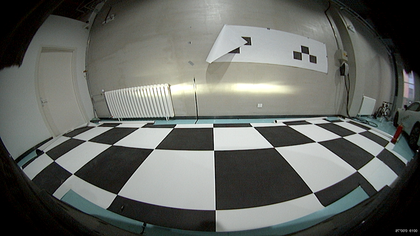
%> input picture autoCalib/img/20200108/front0.png, 420 x 236 px, shrunk from 1280 x 720 before the run
$ octave demo.m   (GNU Octave 9; MATLAB toolbox functions it lacks are replaced by stand-ins)
%> lines starting %> are read from the running program, lines starting %| are printed output that depends on the picture
### autoCalib/matching/findCorners.m
% Copyright 2012. All rights reserved.
% Author: Andreas Geiger
%         Institute of Measurement and Control Systems (MRT)
%         Karlsruhe Institute of Technology (KIT), Germany

% This is free software; you can redistribute it and/or modify it under the
% terms of the GNU General Public License as published by the Free Software
% Foundation; either version 3 of the License, or any later version.

% This software is distributed in the hope that it will be useful, but WITHOUT ANY
% WARRANTY; without even the implied warranty of MERCHANTABILITY or FITNESS FOR A
% PARTICULAR PURPOSE. See the GNU General Public License for more details.

% You should have received a copy of the GNU General Public License along with
% this software; if not, write to the Free Software Foundation, Inc., 51 Franklin
% Street, Fifth Floor, Boston, MA 02110-1301, USA

function corners = findCorners(img,tau,refine_corners)


%default = 3;
nms_wid_size = 3;%default 3
nms_tau = 0.08; %default 0.025


% convert to double grayscale image
img = im2double(img);
if length(size(img))==3
  img = rgb2gray(img);
end

% 3 scales
radius(1) = 4;
radius(2) = 8;
radius(3) = 12;
% radius(4) = 2;

% sobel masks
du = [-1 0 1; -1 0 1; -1 0 1];
%ste: x gradient
dv = du';
%ste: y gradient
% compute image derivatives (for principal axes estimation)
img_du     = conv2(double(img),du,'same');
%ste:  gradient in x orientation
img_dv     = conv2(double(img),dv,'same');
%ste:  gradient in y orientation
img_angle  = atan2(img_dv,img_du);
% ste:  grandiet orientation

img_weight = sqrt(img_du.^2+img_dv.^2);
%ste:   gradient weight

% correct angle to lie in between [0,pi]
img_angle(img_angle<0)  = img_angle(img_angle<0)+pi;
img_angle(img_angle>pi) = img_angle(img_angle>pi)-pi;

% scale input image
img     = double(img);
img_min = min(img(:));
img_max = max(img(:));
img     = (img-img_min)/(img_max-img_min);

% template properties
template_props = [0 pi/2 radius(1); pi/4 -pi/4 radius(1); 0 pi/2 radius(2); pi/4 -pi/4 radius(2); 0 pi/2 radius(3); pi/4 -pi/4 radius(3)];

disp('Filtering ...');

% filter image
img_corners = zeros(size(img,1),size(img,2));
for template_class=1:size(template_props,1)

  % create correlation template
  template = createCorrelationPatch(template_props(template_class,1),template_props(template_class,2),template_props(template_class,3));
  %获得3种不同尺寸，2种不同类型共六种卷积核组；a1,a2,b1,b2分别对应同种卷积核不同涂黑区域的四种卷积核，矩形或者是三角形。

  % filter image according with current template
  img_corners_a1 = conv2(img,template.a1,'same');
  img_corners_a2 = conv2(img,template.a2,'same');
  img_corners_b1 = conv2(img,template.b1,'same');
  img_corners_b2 = conv2(img,template.b2,'same');

  % compute mean
  img_corners_mu = (img_corners_a1+img_corners_a2+img_corners_b1+img_corners_b2)/4;

  % case 1: a=white, b=black
  img_corners_a = min(img_corners_a1-img_corners_mu,img_corners_a2-img_corners_mu);
  img_corners_b = min(img_corners_mu-img_corners_b1,img_corners_mu-img_corners_b2);
  img_corners_1 = min(img_corners_a,img_corners_b);
  %对应于 s1


  % case 2: b=white, a=black
  img_corners_a = min(img_corners_mu-img_corners_a1,img_corners_mu-img_corners_a2);
  img_corners_b = min(img_corners_b1-img_corners_mu,img_corners_b2-img_corners_mu);
  img_corners_2 = min(img_corners_a,img_corners_b);
  %对应于s2

  % update corner map
  img_corners = max(img_corners,img_corners_1);
  img_corners = max(img_corners,img_corners_2);
end


% extract corner candidates via non maximum suppression
%corners.p = nonMaximumSuppression(img_corners,3,0.025,5);
corners.p = nonMaximumSuppression(img_corners,nms_wid_size,nms_tau,5);
%ste:   第二个参数a，指(2a+1)×(2a+1) 的范围内只能有一个最大的角点
%ste:   返回角点的坐标，n×2矩阵

disp('Refining ...');

% subpixel refinement
if refine_corners
  corners = refineCorners(img_du,img_dv,img_angle,img_weight,corners,10);
end

% remove corners without edges
idx = corners.v1(:,1)==0 & corners.v1(:,2)==0;
corners.p(idx,:)  = [];
corners.v1(idx,:) = [];
corners.v2(idx,:) = [];

disp('Scoring ...');

% score corners
corners = scoreCorners(img,img_angle,img_weight,corners,radius);

% remove low scoring corners
idx = corners.score<tau;
corners.p(idx,:)     = [];
corners.v1(idx,:)    = [];
corners.v2(idx,:)    = [];
corners.score(idx) = [];

% make v1(:,1)+v1(:,2) positive (=> comparable to c++ code)
idx = corners.v1(:,1)+corners.v1(:,2)<0;
corners.v1(idx,:) = -corners.v1(idx,:);

% make all coordinate systems right-handed (reduces matching ambiguities from 8 to 4)
corners_n1 = [corners.v1(:,2) -corners.v1(:,1)];
flip       = -sign(corners_n1(:,1).*corners.v2(:,1)+corners_n1(:,2).*corners.v2(:,2));
corners.v2 = corners.v2.*(flip*ones(1,2));

% convert to 0-based index
corners.p = corners.p-1;

### autoCalib/demo.m
clear variables; dbstop error; close all;
disp('================================');

addpath('matching');
tau = 0.08;
%default 0.01
%pred_factor
%

% I = imread('front0.jpg');

I = imread('img/20200108/front0.png');
%> I is the input picture: size 236x420x3 uint8; mean R, G, B 99.8, 102.6, 97.8
figure; imshow(uint8(I));
impixelinfo;
hold on;
corners = findCorners(I,tau,1);
%> in findCorners, `img = rgb2gray(img);`:
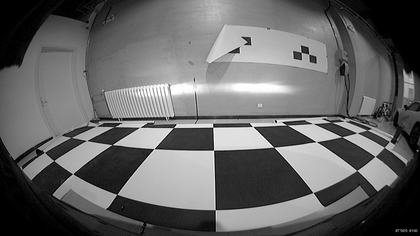
%> img: size 236x420 double; min 0, max 1, mean 0.397
%> in findCorners, `img_du     = conv2(double(img),du,'same');`:
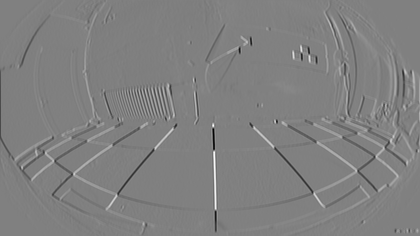
%> img_du: size 236x420 double; min -2.75, max 2.7, mean 0.000379; drawn with min black and max white
%> in findCorners, `img_dv     = conv2(double(img),dv,'same');`:
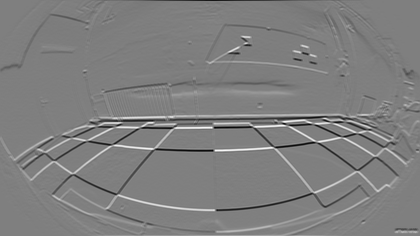
%> img_dv: size 236x420 double; min -2.54, max 2.54, mean 0.00133; drawn with min black and max white
%> in findCorners, `img_angle  = atan2(img_dv,img_du);`:
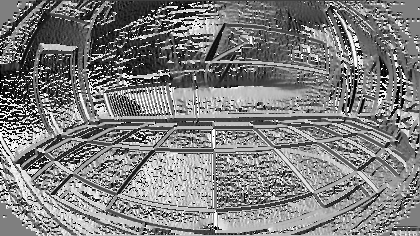
%> img_angle: size 236x420 double; min -3.14, max 3.14, mean -0.00415; drawn with min black and max white
%> in findCorners, `img_weight = sqrt(img_du.^2+img_dv.^2);`:
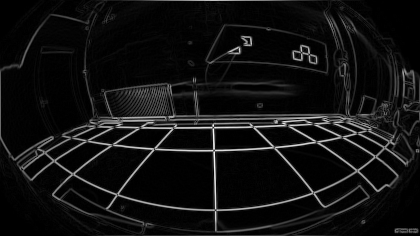
%> img_weight: size 236x420 double; min 0, max 2.75, mean 0.188; drawn with min black and max white
%> in findCorners, `img_angle(img_angle<0)  = img_angle(img_angle<0)+pi;`:
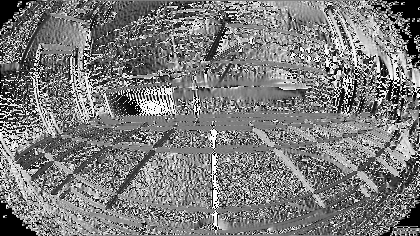
%> img_angle: size 236x420 double; min 0, max 3.14, mean 1.52; drawn with min black and max white
%> in findCorners, `img_min = min(img(:));`: img_min = 0
%> in findCorners, `img_max = max(img(:));`: img_max = 1
%> the run ends on the next line

$ run again, with GenTopView/img/front0.jpg saved as autoCalib/img/20200108/front0.png
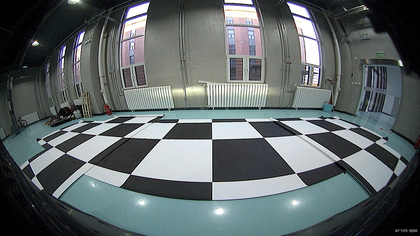
%> input picture GenTopView/img/front0.jpg, 420 x 236 px, shrunk from 1280 x 720 before the run
%> I is the input picture: size 236x420x3 uint8; mean R, G, B 94.8, 102.6, 103.8
%> in findCorners, `img_weight = sqrt(img_du.^2+img_dv.^2);`:
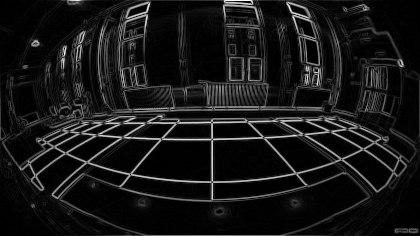
%> img_weight: size 236x420 double; min 0, max 3, mean 0.272; drawn with min black and max white
%> in findCorners, `img_angle(img_angle<0)  = img_angle(img_angle<0)+pi;`:
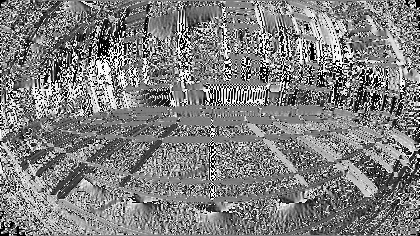
%> img_angle: size 236x420 double; min 0, max 3.14, mean 1.57; drawn with min black and max white
%> img_min = 0
%> img_max = 1

$ run again, with autoCalib/img/20200108/left0.jpg saved as autoCalib/img/20200108/front0.png
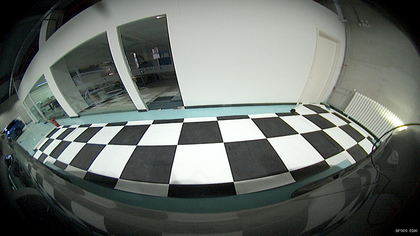
%> input picture autoCalib/img/20200108/left0.jpg, 420 x 236 px, shrunk from 1280 x 720 before the run
%> I is the input picture: size 236x420x3 uint8; mean R, G, B 104.9, 110.8, 106
%> in findCorners, `img_weight = sqrt(img_du.^2+img_dv.^2);`:
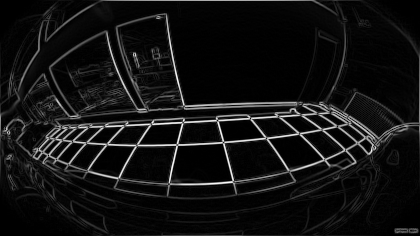
%> img_weight: size 236x420 double; min 0, max 2.75, mean 0.203; drawn with min black and max white
%> in findCorners, `img_angle(img_angle<0)  = img_angle(img_angle<0)+pi;`:
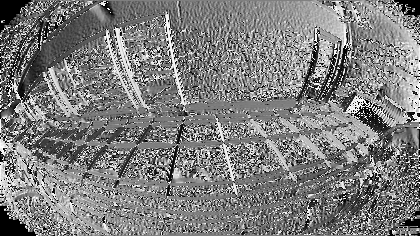
%> img_angle: size 236x420 double; min 0, max 3.14, mean 1.56; drawn with min black and max white
%> img_min = 0
%> img_max = 1

$ run again, with autoCalib/img/20200108/rear0.jpg saved as autoCalib/img/20200108/front0.png
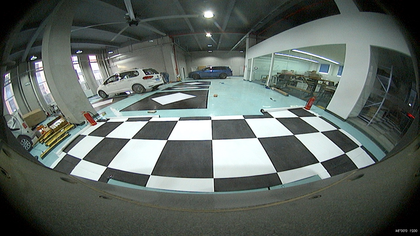
%> input picture autoCalib/img/20200108/rear0.jpg, 420 x 236 px, shrunk from 1280 x 720 before the run
%> I is the input picture: size 236x420x3 uint8; mean R, G, B 94.4, 103.2, 98.2
%> in findCorners, `img_weight = sqrt(img_du.^2+img_dv.^2);`:
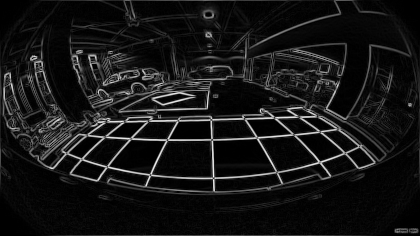
%> img_weight: size 236x420 double; min 0, max 2.69, mean 0.236; drawn with min black and max white
%> in findCorners, `img_angle(img_angle<0)  = img_angle(img_angle<0)+pi;`:
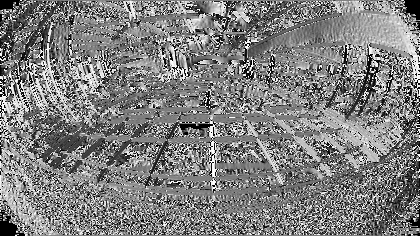
%> img_angle: size 236x420 double; min 0, max 3.14, mean 1.57; drawn with min black and max white
%> img_min = 0
%> img_max = 1
